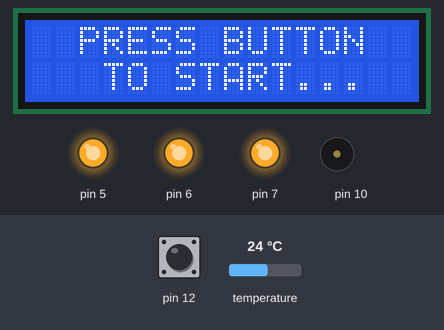
This sketch was run on a simulated Arduino Uno, built with avr-gcc and run on an emulated ATmega328P. Shown: 16×2 character LCD, output pins drawn as LEDs (lit = HIGH), buzzer (waves = sounding). Inputs (shaded band) come from the test bench; at power-on: pin 12 LOW, temperature 24 °C.

Above: at 0.9 s.
1.0 s: pin 12 pulled HIGH for 0.15 s
At 1.6 s:
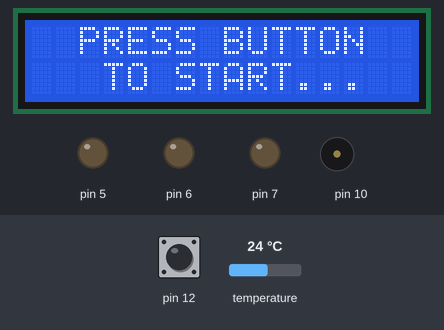
At 2.5 s:
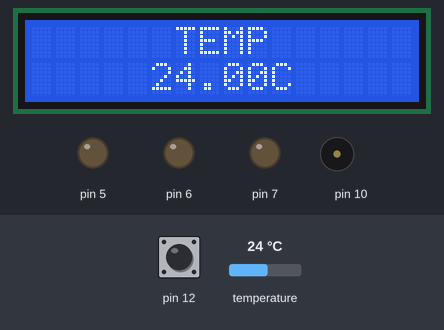
3.4 s: pin 12 pulled HIGH for 1 s
At 8.0 s:
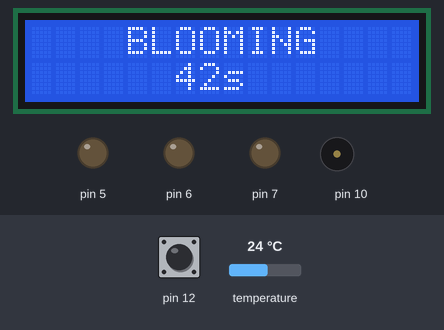
Timing chart, 0 to 53.4 s (numbered marks = the images above; inputs shaded):
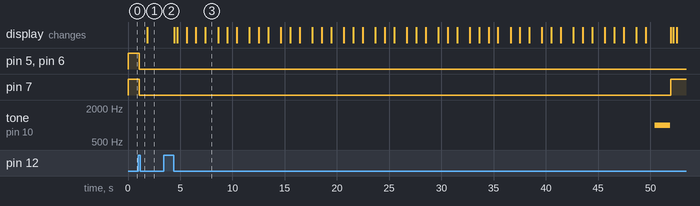

Measured:
- after the input at 1.0 s, pin 5–7: HIGH → LOW after 0.07 s
- after the input at 3.4 s, pin 7: LOW → HIGH after 48.5 s; tone on pin 10: silent → 1000 Hz after 47.0 s, → silent 1.5 s later; the display: first changes after 1.0 s (image 3 shows a later state)

The sketch:

projeto_cafe_final.ino
```cpp
#include <Wire.h>
#include <LiquidCrystal_I2C.h>
#include <OneWire.h>
#include <DallasTemperature.h>

#define ONE_WIRE_BUS 2

OneWire oneWire(ONE_WIRE_BUS);

DallasTemperature sensors(&oneWire);

LiquidCrystal_I2C lcd(0x27, 16, 2);

unsigned long debounceDelay = 50;
unsigned long lastDebounceTime = 0;
unsigned long CM = 0;
unsigned long T = 0;
int Te = 0;
int cTe = 0;
int F = 0;
int lastButtonState = LOW;
int buttonState = LOW;
String message = "";

unsigned long lastUpdateLCD = 0;
unsigned long updateLCDInterval = 300;

bool updateMessage = false;

unsigned long waitStart = 0;

bool a = true;
bool c = true;


void setup() {
  sensors.begin();
  pinMode(7,OUTPUT);
  pinMode(6,OUTPUT);
  pinMode(5,OUTPUT);
  pinMode(10,OUTPUT);
  pinMode(12, INPUT);
  // ligar todos os LED
  digitalWrite(5, HIGH);
  digitalWrite(6, HIGH);
  digitalWrite(7, HIGH);
  //digitalWrite(12,HIGH);
  lcd.begin();
  lcd.backlight();
  lcd.clear();
  lcd.setCursor(2,0);
  lcd.print("PRESS BUTTON");
  lcd.setCursor(3,1);
  lcd.print("TO START...");

  do {
    delay(10);
  } while (read_debounce_button() == LOW);
  a = false;
  waitStart = millis();
  // desligar todos os LED
  digitalWrite(5, LOW);
  digitalWrite(6, LOW);
  digitalWrite(7, LOW);
}

int read_debounce_button() {
  // read the state of the switch into a local variable:
  int reading = digitalRead(12);

  // check to see if you just pressed the button
  // (i.e. the input went from LOW to HIGH), and you've waited long enough
  // since the last press to ignore any noise:

  // If the switch changed, due to noise or pressing:
  if (reading != lastButtonState) {
    // reset the debouncing timer
    lastDebounceTime = millis();
  }

  if ((millis() - lastDebounceTime) > debounceDelay) {
    // whatever the reading is at, it's been there for longer than the debounce
    // delay, so take it as the actual current state:

    // if the button state has changed:
    if (reading != buttonState) {
      buttonState = reading;
    }
  }

  // save the reading. Next time through the loop, it'll be the lastButtonState:
  lastButtonState = reading;

  return buttonState;
}


void loop() {

  while (c == true){

    updateMessage = true;
    while (a == false){

      sensors.requestTemperatures();

      // atualizar LCD apenas em intervalos
      if ((millis() - lastUpdateLCD) > updateLCDInterval) {
        lastUpdateLCD = millis();
        if (updateMessage == true) {
          lcd.clear();
          lcd.setCursor(6,0);
          lcd.print("TEMP");
          updateMessage = false;
        }
        /*
        lcd.setCursor(0,1);
        lcd.print("                ");
        lcd.setCursor(5,1);
        lcd.print(sensors.getTempCByIndex(0));
        lcd.setCursor(10,1);
        lcd.print("C");
        */

        //char emit[16];
        //sprintf(emit, "     %.2f%s      ", sensors.getTempCByIndex(0), "C");
        lcd.setCursor(0,1);
        String s = "     " + String(sensors.getTempCByIndex(0)) + "C      ";
        lcd.print(s);
      }

      if (sensors.getTempCByIndex(0) > 50 && sensors.getTempCByIndex(0) < 52){
        digitalWrite(7, HIGH);
        tone(10,300);
        delay(1000);
      }
      if (sensors.getTempCByIndex(0) > 70 && sensors.getTempCByIndex(0) < 72){
        digitalWrite(6, HIGH);
        tone(10,300);
        delay(1000);
      }
      if (sensors.getTempCByIndex(0) > 93 && sensors.getTempCByIndex(0) < 94){
        digitalWrite(5, HIGH);
        tone(10,100);
        lcd.print("READY");
        delay(5000);
      }
      if (sensors.getTempCByIndex(0) > 95){
        lcd.print("BURNING!");
        tone(10,800);
        delay(1000);
      }
      noTone(10);
      //delay(300);

      if ((read_debounce_button() == HIGH) && ((millis() - waitStart) > 2000)) {
        a = true;
      }

     } // end while

    CM = millis();
    message = "BLOOMING";
    updateMessage = true;
    lastUpdateLCD = 0;

    while (a == true){
       if (T==0){
        digitalWrite(7,LOW);
        digitalWrite(6,LOW);
        digitalWrite(5,LOW);
       }
       T = millis()- CM;
       //lcd.clear();
       //lcd.setCursor(0,0);
       Te = int(T/1000);
       cTe = int(T/1000);
       F = 45 - Te;
       if (cTe == 46){
        tone(10, 1000);
        delay(1500);
        noTone(10);
        message = "POURING";
        updateMessage = true;
       }
       if (cTe == 106){
        tone(10, 2000);
        delay(1500);
        noTone(10);
        message = "DRAINING";
        updateMessage = true;
       }
       if (cTe > 46 && cTe <= 106){
        //ligar led do meio e buzzer apita
        Te = int((T/1000)-45);
        F = 60 - Te;
        digitalWrite(7,HIGH);
       }
       if (cTe > 106){
        //ligar led da direita e buzzer apita
        Te = int((T/1000)-105);
        F = 60 - Te;
        digitalWrite(6,HIGH);
       }
       if (cTe > 165){
          //começar musica final
          digitalWrite(5,HIGH);
          lcd.clear();
          lcd.setCursor(5,0);
          lcd.print("COFFEE");
          lcd.setCursor(5,1);
          lcd.print("READY!");

          for (int i = 0; i < 5; i++) {
            tone(10,500);
            delay(100);
            tone(10,600);
            delay(100);
            tone(10,500);
            delay(100);
            tone(10,750);
            delay(100);
            tone(10,400);
            delay(100);
            tone(10,300);
            delay(100);
            noTone(10);
            delay(1000);
          }
          delay(30000);
          a = false;
          c = false;
         }
         // atualizar LCD apenas em intervalos
         else if ((millis() - lastUpdateLCD) > updateLCDInterval) {
             lastUpdateLCD = millis();
             /*
             lcd.setCursor(0,1);
             lcd.print("                ");
             lcd.setCursor(6,1);
             lcd.print(F);
             lcd.setCursor(8,1);
             lcd.print("s");
            */
            char emit[16];
            sprintf(emit, "      %02d%s       ", F, "s");
            lcd.setCursor(0,1);
            String s = String(emit);
            lcd.print(s);


             if (updateMessage == true) {
               lcd.clear();
               lcd.setCursor(4,0);
               lcd.print(message);
               updateMessage = false;
             }
          }

       }

      if (c == false){
       lcd.clear();
       lcd.setCursor(0, 1);
       lcd.print("Turn off please!");
       delay(10000);
      }
  }
 }
```
